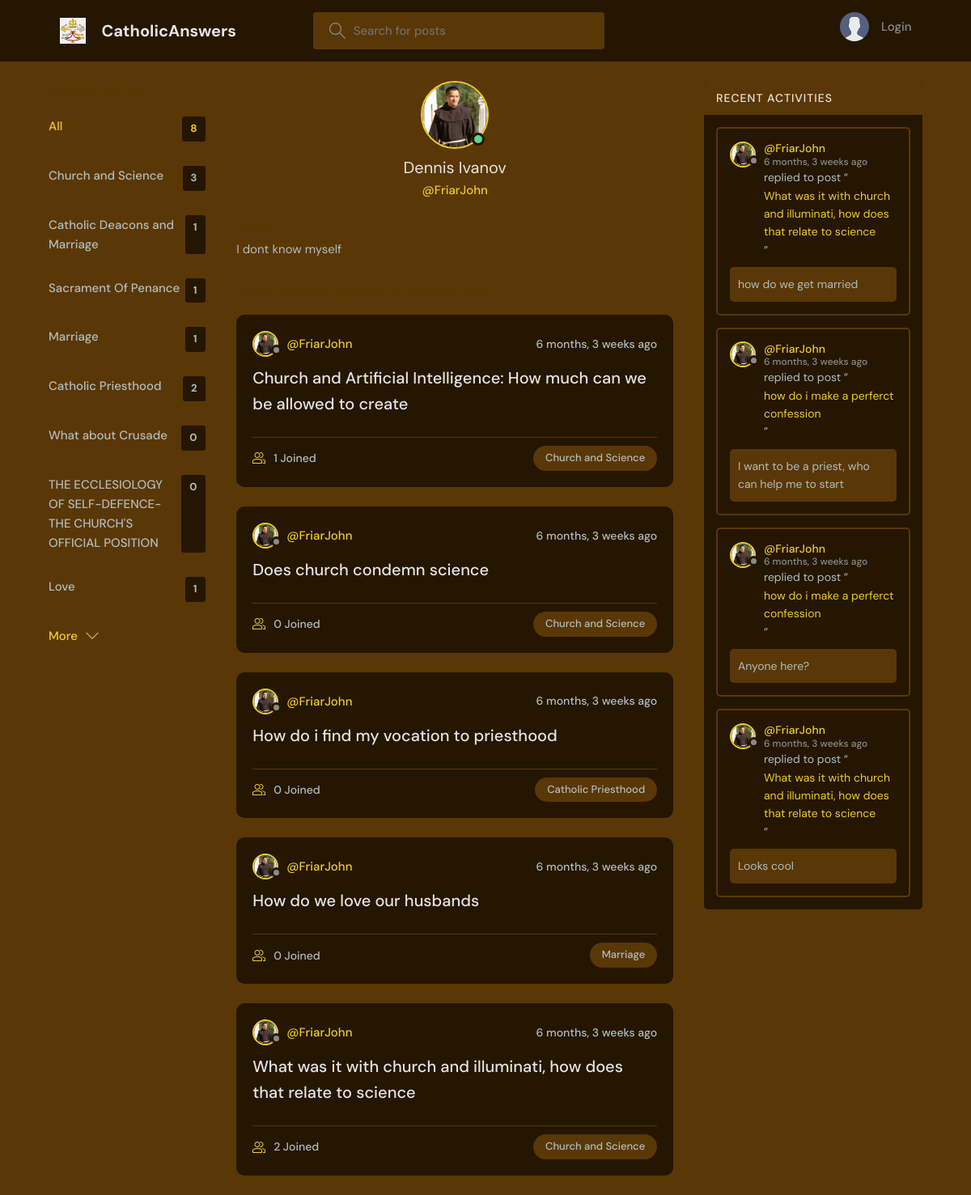
Page /profile/1/ on the committed database.
### base/models.py (models this page shows, shortened)
class Topic(models.Model):
    name = models.CharField(max_length=200)

class User(AbstractUser):
    name = models.CharField(max_length=200, null=True)
    email = models.EmailField(unique=True, null=True)
    bio = models.TextField(null=True)
    avatar = models.ImageField(null=True, default="avatar.svg")
    USERNAME_FIELD = 'email'
    REQUIRED_FIELDS = []

class Room(models.Model):
    host = models.ForeignKey(User, on_delete=models.SET_NULL, null=True)
    topic = models.ForeignKey(Topic, on_delete=models.SET_NULL, null=True)
    name = models.CharField(max_length=200)
    description = models.TextField(null=True, blank=True)
    participants = models.ManyToManyField(
        User, related_name='participants', blank=True)
    updated = models.DateTimeField(auto_now=True)
    created = models.DateTimeField(auto_now_add=True)
    class Meta:
        ordering = ['-updated', '-created']
    def __str__(self):
        return self.name

class Message(models.Model):
    user = models.ForeignKey(User, on_delete=models.CASCADE)
    room = models.ForeignKey(Room, on_delete=models.CASCADE)
    body = models.TextField()
    updated = models.DateTimeField(auto_now=True)
    created = models.DateTimeField(auto_now_add=True)
    class Meta:
        ordering = ['-updated', '-created']

### base/views.py (the view)
# urls.py: path('profile/<str:pk>/', views.userProfile, name="user-profile"),
def userProfile(request, pk):
    user = User.objects.get(id=pk)
    rooms = user.room_set.all()
    room_messages = user.message_set.all()
    topics = Topic.objects.all()
    context = {'user': user, 'rooms': rooms,
               'room_messages': room_messages, 'topics': topics}
    return render(request, 'base/profile.html', context)

### base/templates/base/profile.html (shortened to what this page needs)
{% extends 'main.html' %}
{% block content %}
<main class="profile-page layout layout--3">
  <div class="container">
    {% include 'base/topics_component.html' %}
    <div class="roomList">
      <div class="profile">
        <div class="profile__avatar">
          <div class="avatar avatar--large active">
            <img src="{{user.avatar.url}}" />
          </div>
        </div>
        <div class="profile__info">
          <h3>{{user.name}}</h3>
          <p>@{{user.username}}</p>
        </div>
        <div class="profile__about">
          <h3>About</h3>
          <p>
            {{user.bio}}
          </p>
        </div>
      </div>
      <div class="roomList__header">
        <div>
          <h2>Study Rooms Hosted by dennis_ivy</a>
          </h2>
        </div>
      </div>
      {% include 'base/feed_component.html' %}
    </div>
    {% include 'base/activity_component.html' %}
  </div>
</main>
{% endblock content %}

### templates/main.html (shortened to what this page needs)
<!DOCTYPE html>
{% load static %}
<html lang="en">
<head>
    <link rel="stylesheet" href="{% static 'styles/style.css' %}" />
</head>
<body>
    {% include 'navbar.html' %}
    {% block content %}
    {% endblock %}
</body>
</html>

### templates/navbar.html (shortened to what this page needs)
{% load static %}
<header class="header header--loggedIn">
    <div class="container">
        <a href="{% url 'home' %}" class="header__logo">
            <img src="{% static 'images/logo.png' %}" />
            <h1>CatholicAnswers</h1>
        </a>
        <form class="header__search" method="GET" action="{% url 'home' %}">
            <label>
                <input name="q" placeholder="Search for posts" />
            </label>
        </form>
        <nav class="header__menu">
            {% if request.user.is_authenticated %}
            <div class="header__user">
                <a href="{% url 'update-user' %}">
                    <div class="avatar avatar--medium active">
                        <img src="{{request.user.avatar.url}}" />
                    </div>
                    <p>{{request.user.username}} <span>@{{request.user.username}}</span></p>
                </a>
                <button class="dropdown-button">
                    <svg version="1.1" xmlns="http://www.w3.org/2000/svg" width="32" height="32" viewBox="0 0 32 32">
                        <title>chevron-down</title>
                        <path d="M16 21l-13-13h-3l16 16 16-16h-3l-13 13z"></path>
                    </svg>
                </button>
            </div>
            {% else %}
            <a href="{% url 'login' %}">
                <img src="{% static 'images/avatar.svg' %}" />
                <p>Login</p>
            </a>
            {% endif %}
        </nav>
    </div>
</header>

### base/templates/base/topics_component.html
<div class="topics">
    <div class="topics__header">
        <h2>Browse Topics</h2>
    </div>
    <ul class="topics__list">
        <li>
            <a href="{% url 'home' %}" class="active">All <span>{{topics.count}}</span></a>
        </li>
        {% for topic in topics %}
        <li>
            <a href="{% url 'home' %}?q={{topic.name}}">{{topic.name}}<span>{{topic.room_set.all.count}}</span></a>
        </li>
        {% endfor %}
    </ul>
    <a class="btn btn--link" href="{% url 'topics' %}">
        More
        <svg version="1.1" xmlns="http://www.w3.org/2000/svg" width="32" height="32" viewBox="0 0 32 32">
            <title>chevron-down</title>
            <path d="M16 21l-13-13h-3l16 16 16-16h-3l-13 13z"></path>
        </svg>
    </a>
</div>

### base/templates/base/feed_component.html (shortened to what this page needs)
{% for room in rooms %}
<div class="roomListRoom">
    <div class="roomListRoom__header">
        <a href="{% url 'user-profile' room.host.id %}" class="roomListRoom__author">
            <div class="avatar avatar--small">
                <img src="{{room.host.avatar.url}}" />
            </div>
            <span>@{{room.host.username}}</span>
        </a>
        <div class="roomListRoom__actions">
            <span>{{room.created|timesince}} ago</span>
        </div>
    </div>
    <div class="roomListRoom__content">
        <a href="{% url 'room' room.id %}">{{room.name}}</a>
    </div>
    <div class="roomListRoom__meta">
        <a href="{% url 'room' room.id %}" class="roomListRoom__joined">
            {{room.participants.all.count}} Joined
        </a>
        <p class="roomListRoom__topic">{{room.topic.name}}</p>
    </div>
</div>
{% endfor %}

### base/templates/base/activity_component.html (shortened to what this page needs)
<div class="activities">
    <div class="activities__header">
        <h2>Recent Activities</h2>
    </div>
    {% for message in room_messages %}
    <div class="activities__box">
        <div class="activities__boxHeader roomListRoom__header">
            <a href="{% url 'user-profile' message.user.id %}" class="roomListRoom__author">
                <div class="avatar avatar--small">
                    <img src="{{message.user.avatar.url}}" />
                </div>
                <p>
                    @{{message.user.username}}
                    <span>{{message.created|timesince}} ago</span>
                </p>
            </a>
        </div>
        <div class="activities__boxContent">
            <p>replied to post “<a href="{% url 'room' message.room.id %}">{{message.room}}</a>”</p>
            <div class="activities__boxRoomContent">{{message.body}}</div>
        </div>
    </div>
    {% endfor %}
</div>

### rows in the picture
Topic: name "Church and Science", room_set.all.count "3"
Topic: name "Catholic Deacons and Marriage", room_set.all.count "1"
Topic: name "Sacrament Of Penance", room_set.all.count "1"
Topic: name "Marriage", room_set.all.count "1"
Topic: name "Catholic Priesthood", room_set.all.count "2"
Topic: name "What about Crusade", room_set.all.count "0"
Topic: name "THE ECCLESIOLOGY OF SELF-DEFENCE-THE CHURCH'S OFFICIAL POSITION", room_set.all.count "0"
Topic: name "Love", room_set.all.count "1"
User: avatar (picture), name "Dennis Ivanov", username "FriarJohn", bio "I dont know myself"
Room: host.avatar (picture), host.username "FriarJohn", created "6 months, 3 weeks", name "Church and Artificial Intelligence: How much can we be allowed to create", participants.all.count "1", topic.name "Church and Science"
Room: host.avatar (picture), host.username "FriarJohn", created "6 months, 3 weeks", name "Does church condemn science", participants.all.count "0", topic.name "Church and Science"
Room: host.avatar (picture), host.username "FriarJohn", created "6 months, 3 weeks", name "How do i find my vocation to priesthood", participants.all.count "0", topic.name "Catholic Priesthood"
Room: host.avatar (picture), host.username "FriarJohn", created "6 months, 3 weeks", name "How do we love our husbands", participants.all.count "0", topic.name "Marriage"
Room: host.avatar (picture), host.username "FriarJohn", created "6 months, 3 weeks", name "What was it with church and illuminati, how does that relate to science", participants.all.count "2", topic.name "Church and Science"
Message: user.avatar (picture), user.username "FriarJohn", created "6 months, 3 weeks", room "What was it with church and illuminati, how does that relate to science", body "how do we get married"
Message: user.avatar (picture), user.username "FriarJohn", created "6 months, 3 weeks", room "how do i make a perferct confession", body "I want to be a priest, who can help me to start"
Message: user.avatar (picture), user.username "FriarJohn", created "6 months, 3 weeks", room "how do i make a perferct confession", body "Anyone here?"
Message: user.avatar (picture), user.username "FriarJohn", created "6 months, 3 weeks", room "What was it with church and illuminati, how does that relate to science", body "Looks cool"

### other values in the picture
{{ topics.count }} "8"
